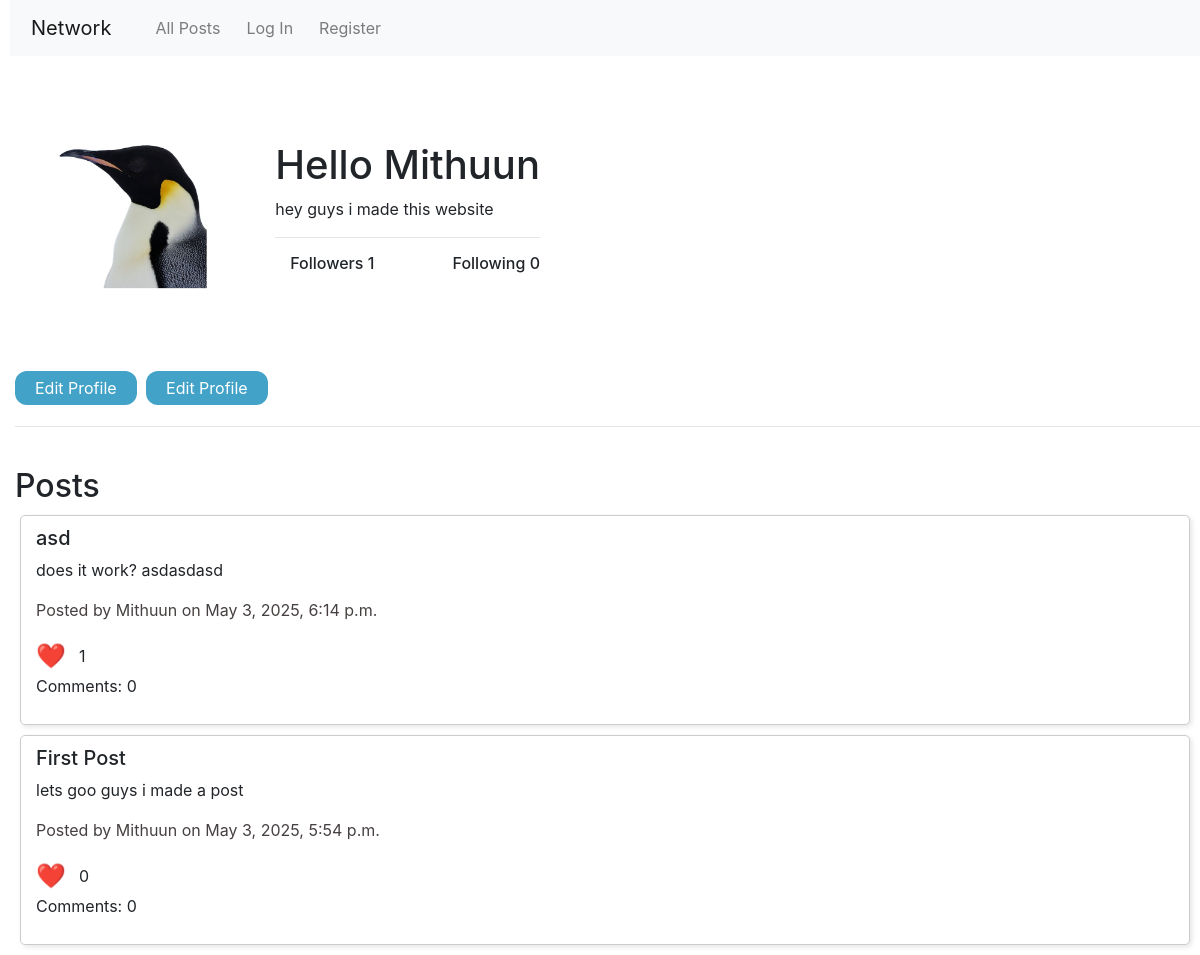
The page /profile/Mithuun on the database its author committed.
### network/models.py (models this page shows, shortened)
class User(AbstractUser):
    bio = models.TextField(max_length=30, blank=True, null=True)
    profile_picture = models.ImageField(upload_to='profile_pictures/', default='profile_pictures/penguin.png', blank=True)

class Post(models.Model):
    user = models.ForeignKey(User, on_delete=models.CASCADE, related_name="posts")
    title = models.CharField(max_length=30, default="Untitled")
    content = models.TextField(max_length=280)
    timestamp = models.DateTimeField(auto_now_add=True)
    likes = models.ManyToManyField(User, related_name="liked_posts", blank=True)

### network/views.py (the view)
# urls.py: path("profile/<str:username>", views.profile, name="profile"),
def profile(request, username):
    try:
        profile_user = User.objects.get(username=username)
    except User.DoesNotExist:
        return HttpResponse("User not found", status=404)
    followerCount = Follow.objects.filter(following=profile_user).count()
    followingCount = Follow.objects.filter(follower=profile_user).count()
    return render(request, "network/profile.html", {
        "userName": profile_user.username,
        "bio": profile_user.bio,
        "posts": Post.objects.filter(user=profile_user).order_by("-timestamp"),
        "pfp": profile_user.profile_picture,
        "followerCount": followerCount,
        "followingCount": followingCount
    })

### network/templates/network/profile.html (shortened to what this page needs)
{% extends "network/layout.html" %}
{% load static %}
{% block body %}
    <div style="display: flex; align-items: center; gap: 20px;">
        <div>
            {% if pfp %}
                <img src="{{ pfp.url }}" alt="Profile Picture" style="width: 300; height: 300px;">
            {% else %}
                <p>No profile picture available.</p>
            {% endif %}
        </div>
        <div>
            <h1>Hello {{ userName|capfirst }}</h1>
            <p>{{bio}}</p>
            <hr>
            <div style="display: flex; justify-content: space-between; gap: 20px;">
                <div>
                    <h6><a>Followers {{ followerCount }}</a></h6>
                </div>
                <div>
                    <h6><a>Following {{ followingCount }}</a></h6>
                </div>
            </div>
        </div>
    </div>
    {% if user.is_authenticated %}
        <a href="{% url 'editProfile' userName %}">
            <button>Edit Profile</button>
        </a>
    {% else %}
        <a href="">
            <button>Edit Profile</button>
        </a>
        <a href="">
            <button>Edit Profile</button>
        </a>
    {% endif %}
    <hr>
    <br>
    <h2>Posts</h2>
    {% for post in posts %}
        <div class="post">
            <h5 id="postTitle-{{ post.id }}">{{ post.title }}</h5>
            <p id="postContent-{{ post.id }}">{{ post.content }}</p>
            <p id="postInfo-{{ post.id }}" style="color: rgb(71, 64, 64);">Posted by {{ post.user.username }} on {{ post.timestamp }}</p>
            <p style="display: flex; align-items: center; margin: 0;">
                <button class="likeButton" data-id="{{ post.id }}" id="likeButton-{{ post.id }}">
                    <span style="font-size: 24px; margin-right: 8px; vertical-align: middle;">❤️</span>
                </button>
                <span style="line-height: 30px;" id="likeCount-{{ post.id }}">{{ post.likes.count }}</span>
            </p>
            <p id="comments-{{ post.id }}">Comments: {{ post.comments.count }}</p>
        </div>
    {% endfor %}
{% endblock %}

### network/static/network/styles.css (style rules this page uses)
* { margin-left: 5px; }
button { margin: 5px 0; }
img { margin: 10px 0 0 0; }
.post { border: 1px solid #ccc; padding: 10px; margin: 10px; border-radius: 5px; box-shadow: 2px 2px 5px rgba(0, 0, 0, 0.1); }
button { background-color: #42a2c8; color: white; border: none; border-radius: 12px; padding: 5px 20px; font-size: 16px; cursor: pointer; transition: background-color 0.3s ease; }
.likeButton, .editButton, saveButton { all: unset; outline: none; }

### rows shown on the page
User: username "Mithuun", bio "hey guys i made this website"
Post: title "asd", content "does it work? asdasdasd", user.username "Mithuun", timestamp "May 3, 2025, 6:14 p.m.", likes.count "1", comments.count "0"
Post: title "First Post", content "lets goo guys i made a post", user.username "Mithuun", timestamp "May 3, 2025, 5:54 p.m.", likes.count "0", comments.count "0"

### other values the page prints
{{ followerCount }} "1"
{{ followingCount }} "0"
